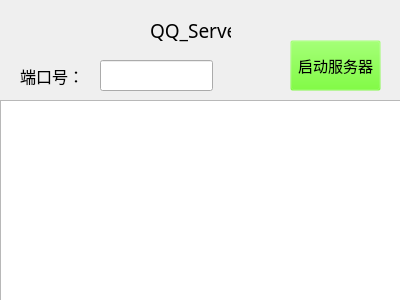
<?xml version="1.0" encoding="UTF-8"?>
<ui version="4.0">
 <class>QQ_Server</class>
 <widget class="QWidget" name="QQ_Server">
  <property name="geometry">
   <rect>
    <x>0</x>
    <y>0</y>
    <width>400</width>
    <height>300</height>
   </rect>
  </property>
  <property name="windowTitle">
   <string>QQ_Server</string>
  </property>
  <widget class="QLineEdit" name="server_port">
   <property name="geometry">
    <rect>
     <x>100</x>
     <y>60</y>
     <width>113</width>
     <height>31</height>
    </rect>
   </property>
  </widget>
  <widget class="QPushButton" name="server_link">
   <property name="geometry">
    <rect>
     <x>290</x>
     <y>40</y>
     <width>91</width>
     <height>51</height>
    </rect>
   </property>
   <property name="font">
    <font>
     <family>04b_21</family>
     <pointsize>11</pointsize>
    </font>
   </property>
   <property name="styleSheet">
    <string notr="true">background-color: rgb(0, 255, 127);
background-color: rgba(85, 255, 0, 0);</string>
   </property>
   <property name="text">
    <string>启动服务器</string>
   </property>
  </widget>
  <widget class="QLabel" name="label">
   <property name="geometry">
    <rect>
     <x>150</x>
     <y>10</y>
     <width>81</width>
     <height>41</height>
    </rect>
   </property>
   <property name="font">
    <font>
     <family>SimSun-ExtB</family>
     <pointsize>14</pointsize>
    </font>
   </property>
   <property name="text">
    <string>QQ_Server</string>
   </property>
  </widget>
  <widget class="QLabel" name="label_2">
   <property name="geometry">
    <rect>
     <x>20</x>
     <y>60</y>
     <width>91</width>
     <height>31</height>
    </rect>
   </property>
   <property name="font">
    <font>
     <family>04b_21</family>
     <pointsize>12</pointsize>
    </font>
   </property>
   <property name="text">
    <string>端口号：</string>
   </property>
  </widget>
  <widget class="QTextEdit" name="textEdit">
   <property name="geometry">
    <rect>
     <x>0</x>
     <y>100</y>
     <width>401</width>
     <height>201</height>
    </rect>
   </property>
  </widget>
 </widget>
 <layoutdefault spacing="6" margin="11"/>
 <resources/>
 <connections/>
</ui>
